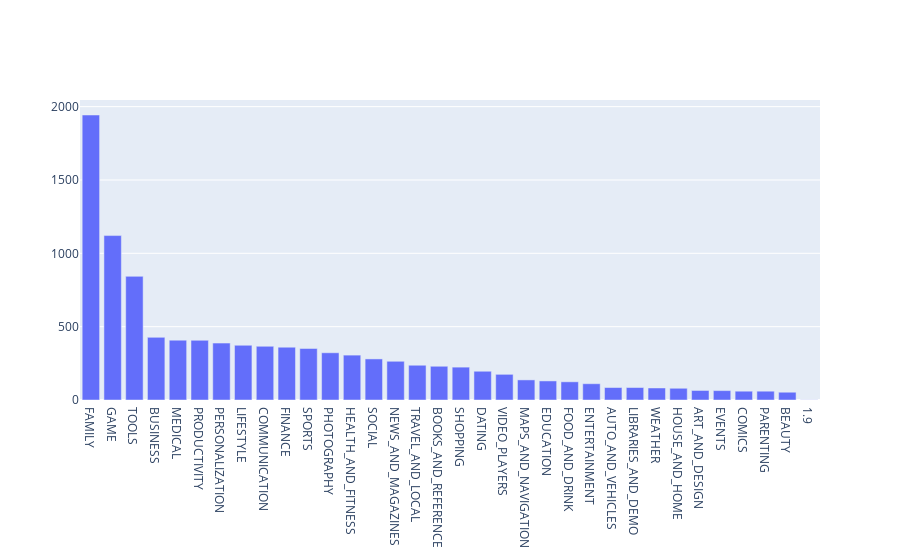

The notebook cell this image was saved under:
### Markdown cell above
## EXPLORING APP CATEGORIES

### Code cell
import plotly
plotly.offline.init_notebook_mode(connected=True)
import plotly.graph_objs as go

# Printing the total number of unique categories
num_categories = len(apps["Category"].unique())
print('Number of categories = ', num_categories)

# Counting the number of apps in each 'Category'. 
num_apps_in_category = apps['Category'].value_counts()

# Sorting num_apps_in_category in descending order based on the count of apps in each category
sorted_num_apps_in_category = num_apps_in_category.sort_values(ascending = False)

data = [go.Bar(
        x = num_apps_in_category.index, # index = category name
        y = num_apps_in_category.values, # value = count
)]

plotly.offline.iplot(data)

### Figure 1 — Plotly figure (JSON) as saved in the notebook; plotly's stock layout.template omitted (floating-point values rounded to 4 significant figures)
{"data": [{"type": "bar", "x": ["FAMILY", "GAME", "TOOLS", "BUSINESS", "MEDICAL", "PRODUCTIVITY", "PERSONALIZATION", "LIFESTYLE", "COMMUNICATION", "FINANCE", "SPORTS", "PHOTOGRAPHY", "HEALTH_AND_FITNESS", "SOCIAL", "NEWS_AND_MAGAZINES", "TRAVEL_AND_LOCAL", "BOOKS_AND_REFERENCE", "SHOPPING", "DATING", "VIDEO_PLAYERS", "MAPS_AND_NAVIGATION", "EDUCATION", "FOOD_AND_DRINK", "ENTERTAINMENT", "AUTO_AND_VEHICLES", "LIBRARIES_AND_DEMO", "WEATHER", "HOUSE_AND_HOME", "ART_AND_DESIGN", "EVENTS", "COMICS", "PARENTING", "BEAUTY", "1.9"], "y": [1943, 1121, 843, 427, 408, 407, 388, 373, 366, 360, 351, 322, 306, 280, 264, 237, 230, 224, 196, 175, 137, 130, 124, 111, 85, 85, 82, 80, 65, 64, 60, 60, 53, 1]}], "layout": {}}
